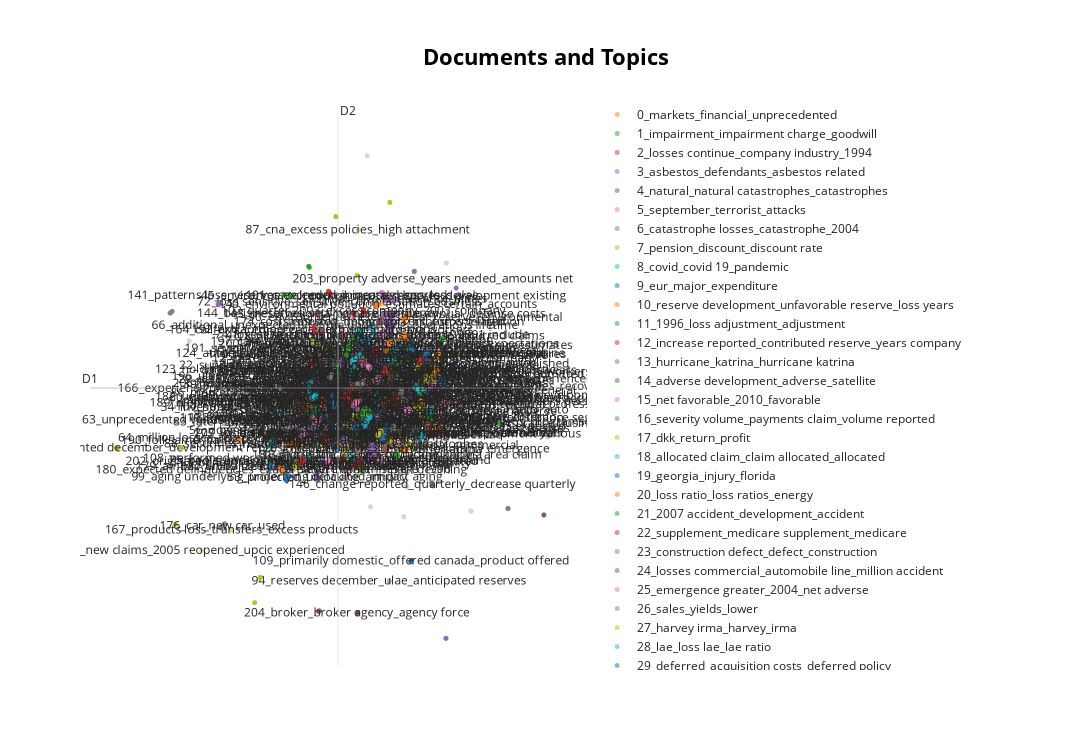

The notebook cell this image was saved under:
### Code cell
tm.visualize_documents(docs=["<br>".join(textwrap.wrap(x, width=60)) for x in df.text.tolist()], reduced_embeddings=embeddings_2d)
